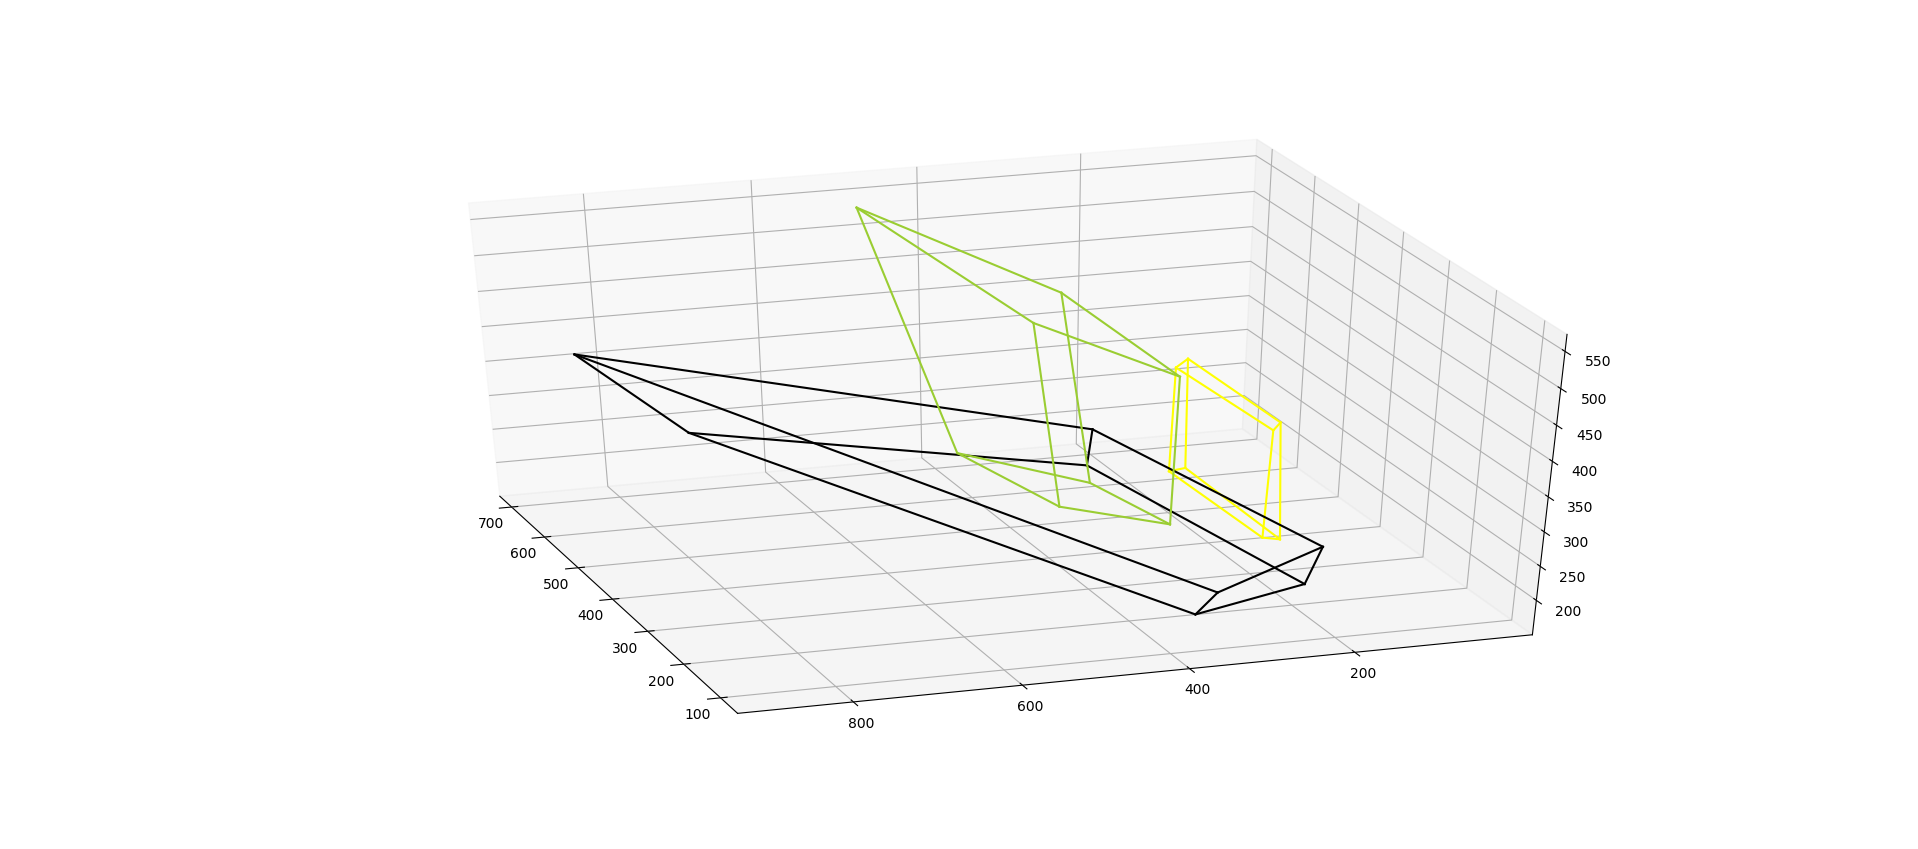

The script that drew this image:
import numpy as np
import numpy.linalg as LA
import matplotlib.pyplot as plt
from mpl_toolkits.mplot3d import Axes3D

# np.set_printoptions(suppress=True)

x1 = np.array([814, 111, 1.])
y1 = np.array([913, 445, 1.])

x2 = np.array([951, 160, 1.])
y2 = np.array([813, 556, 1.])

x3 = np.array([989, 122, 1.])
y3 = np.array([920, 612, 1.])

x4 = np.array([855, 79, 1.])
y4 = np.array([1015, 490, 1.])

x5 = np.array([791, 304, 1.])

x6 = np.array([913, 357, 1.])
y6 = np.array([776, 770, 1.])

x7 = np.array([950, 318, 1.])
y7 = np.array([864, 822, 1.])

y8 = np.array([955, 700, 1.])

x9 = np.array([323, 344, 1.])
y9 = np.array([298, 73, 1.])

x10 = np.array([454, 368, 1.])
y10 = np.array([251, 119, 1.])

x11 = np.array([508, 270, 1.])
y11 = np.array([370, 137, 1.])

x12 = np.array([386, 249, 1.])
y12 = np.array([414, 90, 1.])

x13 = np.array([363, 558, 1.])

x14 = np.array([477, 583, 1.])
y14 = np.array([288, 326, 1.])

x15 = np.array([526, 486, 1.])
y15 = np.array([395, 342, 1.])

y16 = np.array([434, 287, 1.])

x17 = np.array([137, 550, 1.])

x18 = np.array([438, 756, 1.])
y18 = np.array([136, 320, 1.])

x19 = np.array([816, 383, 1.])
y19 = np.array([525, 527, 1.])

x20 = np.array([546, 253, 1.])
y20 = np.array([745, 345, 1.])

x21 = np.array([174, 653, 1.])

x22 = np.array([450, 861, 1.])
y22 = np.array([162, 425, 1.])

x23 = np.array([807, 489, 1.])
y23 = np.array([535, 640, 1.])

y24 = np.array([736, 451, 1.])


def find_with_cross(n1, n2, n3, n4, n5, n6, n7, n8, n9, n10):
    return np.cross(
         np.cross(np.cross(np.cross(n1, n2), np.cross(n3, n4)), n5),
         np.cross(np.cross(np.cross(n6, n7), np.cross(n8, n9)), n10)
    )


def px_coords(x):
    return np.round(x / x[-1])


x8 = find_with_cross(x1, x5, x2, x6, x4, x1, x4, x2, x3, x5)
x8 = px_coords(x8)
# print(x8)

x16 = find_with_cross(x9, x13, x10, x14, x12, x9, x12, x10, x11, x13)
x16 = px_coords(x16)
# print(x16)

x24 = find_with_cross(x17, x21, x18, x22, x20, x17, x20, x18, x19, x21)
x24 = px_coords(x24)
# print(x24)

y5 = find_with_cross(y2, y6, y3, y7, y1, y2, y1, y3, y4, y6)
y5 = px_coords(y5)
# print(y5)

y13 = find_with_cross(y10, y14, y11, y15, y9, y10, y9, y11, y12, y14)
y13 = px_coords(y13)
# print(y13)

y17 = find_with_cross(y18, y19, y22, y23, y20, y19, y20, y23, y24, y18)
y17 = px_coords(y17)
# print(y17)

y21 = find_with_cross(y18, y22, y19, y23, y17, y18, y17, y19, y20, y22)
y21 = px_coords(y21)
# print(y21)

# xx = np.array([x1, x2, x3, x4, x6, x7, x9, x10, x11, x12, x14, x15, x18, x19, x20, x22, x23])
# yy = np.array([y1, y2, y3, y4, y6, y7, y9, y10, y11, y12, y14, y15, y18, y19, y20, y22, y23])
xx = np.array([x1, x2, x3, x4, x9, x10, x11, x12])
yy = np.array([y1, y2, y3, y4, y9, y10, y11, y12])


def eq(x, y):
    return np.array([x[0] * y[0], x[1] * y[0], x[2] * y[0],
                     x[0] * y[1], x[1] * y[1], x[2] * y[1],
                     x[0] * y[2], x[1] * y[2], x[2] * y[2]])


def eq_matrix():
    return np.array([eq(x, y) for x, y in zip(xx, yy)])


_, _, v = LA.svd(eq_matrix())
ff = v[-1].reshape(3, 3)

u, d, v = LA.svd(ff)
e1 = v[-1]
e1 = (1 / e1[2]) * e1

e2 = u.T[-1]
e2 = (1 / e2[2]) * e2

d1 = np.diag([1, 1, 0]) @ d
d1 = np.diag(d1)
ff1 = u @ d1 @ v

t1 = np.hstack([np.eye(3), np.zeros(3).reshape(3, 1)])


def vec(vect):
    return np.array([[0, -vect[2], vect[1]],
                     [vect[2], 0, -vect[0]],
                     [-vect[1], vect[0], 0]])


t2 = np.hstack([vec(e2) @ ff1, e2.reshape(3, 1)])


def triangulation_eq(x, y):
    return np.array([x[1] * t1[2] - x[2] * t1[1], -x[0] * t1[2] + x[2] * t1[0],
                     y[1] * t2[2] - y[2] * t2[1], -y[0] * t2[2] + y[2] * t2[0]])


def affinize(vect):
    return (vect / vect[-1])[:-1]


def coords_3d(x, y):
    return affinize(LA.svd(triangulation_eq(x, y))[-1][-1])


def times_400(x):
    return np.diag([1.0, 1.0, 400]) @ x


im1 = np.array([x1, x2, x3, x4, x5, x6, x7, x8,
                x9, x10, x11, x12, x13, x14, x15, x16,
                x17, x18, x19, x20, x21, x22, x23, x24])
im2 = np.array([y1, y2, y3, y4, y5, y6, y7, y8,
                y9, y10, y11, y12, y13, y14, y15, y16,
                y17, y18, y19, y20, y21, y22, y23, y24])

reconstructed = [coords_3d(x, y) for x, y in zip(im1, im2)]
reconstructed400 = [times_400(x) for x in reconstructed]
# print(reconstructed400)

# -----------------------------------------------------------------------------------------------
# -----------------------------------------------------------------------------------------------
# -----------------------------------------------------------------------------------------------

fig = plt.figure(figsize=(10, 10))
ax = plt.axes(projection="3d")


def plot(i, j, clr):
    p1 = reconstructed400[i-1]
    p2 = reconstructed400[j-1]
    ax.plot3D(xs=[p1[0], p2[0]], ys=[p1[1], p2[1]], zs=[p1[2], p2[2]], color=clr)


color = 'yellow'
plot(1, 2, color)
plot(2, 3, color)
plot(3, 4, color)
plot(4, 1, color)
plot(5, 6, color)
plot(6, 7, color)
plot(7, 8, color)
plot(8, 5, color)
plot(1, 5, color)
plot(2, 6, color)
plot(3, 7, color)
plot(4, 8, color)

color = 'yellowgreen'
plot(9, 10,  color)
plot(10, 11, color)
plot(11, 12, color)
plot(12, 9,  color)
plot(13, 14, color)
plot(14, 15, color)
plot(15, 16, color)
plot(16, 13, color)
plot(9, 13,  color)
plot(10, 14, color)
plot(11, 15, color)
plot(12, 16, color)

color = 'black'
plot(17, 18, color)
plot(18, 19, color)
plot(19, 20, color)
plot(20, 17, color)
plot(21, 22, color)
plot(22, 23, color)
plot(23, 24, color)
plot(24, 21, color)
plot(17, 21, color)
plot(18, 22, color)
plot(19, 23, color)
plot(20, 24, color)

plt.show()
